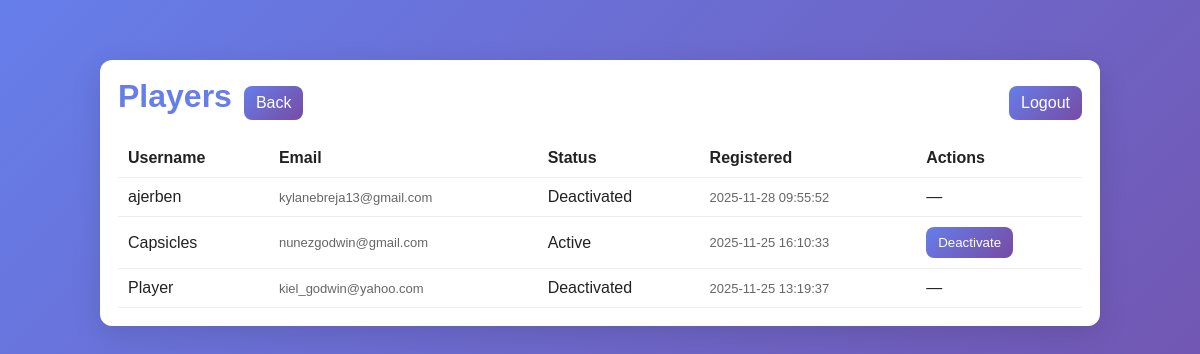
Screenshot of /admin/players (signed in) with the database file from the repository.
### tables this page shows
CREATE TABLE users (
                id INTEGER PRIMARY KEY AUTOINCREMENT,
                username TEXT NOT NULL UNIQUE,
                email TEXT NOT NULL UNIQUE,
                password TEXT NOT NULL,
                score INTEGER DEFAULT 0,
                created_at TIMESTAMP DEFAULT CURRENT_TIMESTAMP
            , status TEXT DEFAULT 'Active', role TEXT DEFAULT 'Player');

### app.py (the view)
@app.route('/admin/players')
@admin_required
def admin_players():
    conn = get_db_connection()
    cursor = conn.cursor()
    cursor.execute('SELECT id, username, email, status, created_at FROM users ORDER BY created_at DESC')
    players = [dict(r) for r in cursor.fetchall()]
    conn.close()
    return render_template('admin_players.html', players=players)

### app.py (called while the page is built)
def get_db_connection():
    conn = sqlite3.connect(DATABASE)
    conn.row_factory = sqlite3.Row
    return conn

def admin_required(f):
    from functools import wraps
    @wraps(f)
    def wrapped(*args, **kwargs):
        if not session.get('is_admin'):
            return redirect(url_for('admin_login'))
        return f(*args, **kwargs)
    return wrapped

### templates/admin_players.html (shortened to what this page needs)
<!DOCTYPE html>
<html>
<head>
</head>
<body>
  <div class="container">
    <div class="card">
      <div class="top">
        <h1>Players</h1>
        <a class="btn" href="/admin">Back</a>
        <a class="btn" href="/admin/logout" style="margin-left:auto">Logout</a>
      </div>
      <table>
        <thead>
          <tr><th>Username</th><th>Email</th><th>Status</th><th>Registered</th><th>Actions</th></tr>
        </thead>
        <tbody>
          {% for p in players %}
          <tr>
            <td>{{ p.username }}</td>
            <td class="muted">{{ p.email }}</td>
            <td>{{ p.status }}</td>
            <td class="muted">{{ p.created_at }}</td>
            <td>
              {% if p.status != 'Deactivated' %}
              <form class="inline" method="post" action="/admin/deactivate/{{ p.id }}">
                <button class="btn" type="submit">Deactivate</button>
              </form>
              {% else %}
              —
              {% endif %}
            </td>
          </tr>
          {% endfor %}
        </tbody>
      </table>
    </div>
  </div>
</body>
</html>

### templates/admin_players.html (style rules this page uses)
body { font-family:Arial,Helvetica,sans-serif;padding:20px;background:linear-gradient(135deg,#667eea,#764ba2);min-height:100vh }
.container { max-width:1000px;margin:32px auto }
.card { background:#fff;color:#222;border-radius:12px;padding:18px;box-shadow:0 8px 30px rgba(0,0,0,0.12) }
h1 { color:#667eea;margin:0 0 12px }
.top { display:flex;align-items:center;gap:12px;margin-bottom:12px }
.btn { background:linear-gradient(135deg,#667eea,#764ba2);color:#fff;padding:8px 12px;border-radius:8px;text-decoration:none;border:none }
table { width:100%;border-collapse:collapse;margin-top:12px }
th,td { padding:10px;border-bottom:1px solid #eee;text-align:left }
.muted { color:#666;font-size:13px }
form.inline { display:inline }

### rows the page displays
users: username "ajerben", email "kylanebreja13@gmail.com", status "Deactivated", created_at "2025-11-28 09:55:52"
users: username "Capsicles", email "nunezgodwin@gmail.com", status "Active", created_at "2025-11-25 16:10:33"
users: username "Player", email "kiel_godwin@yahoo.com", status "Deactivated", created_at "2025-11-25 13:19:37"
